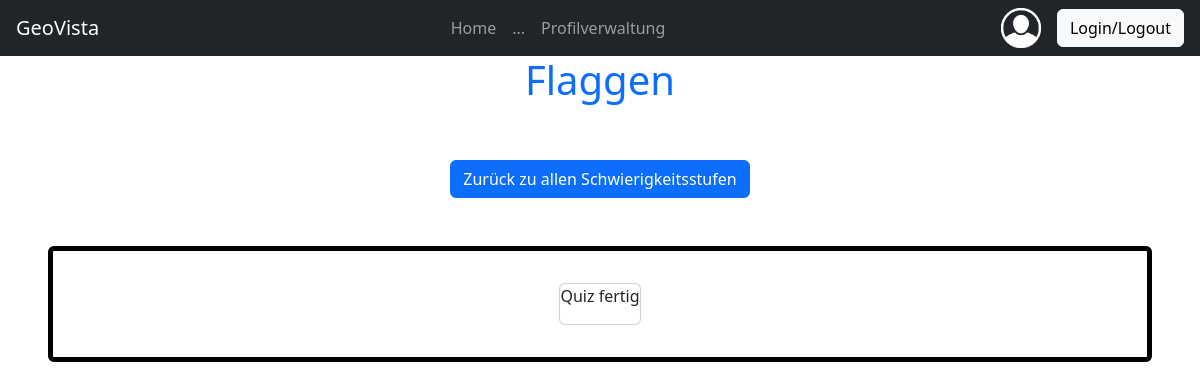
The app's page /level.php?quiz=3, older data.
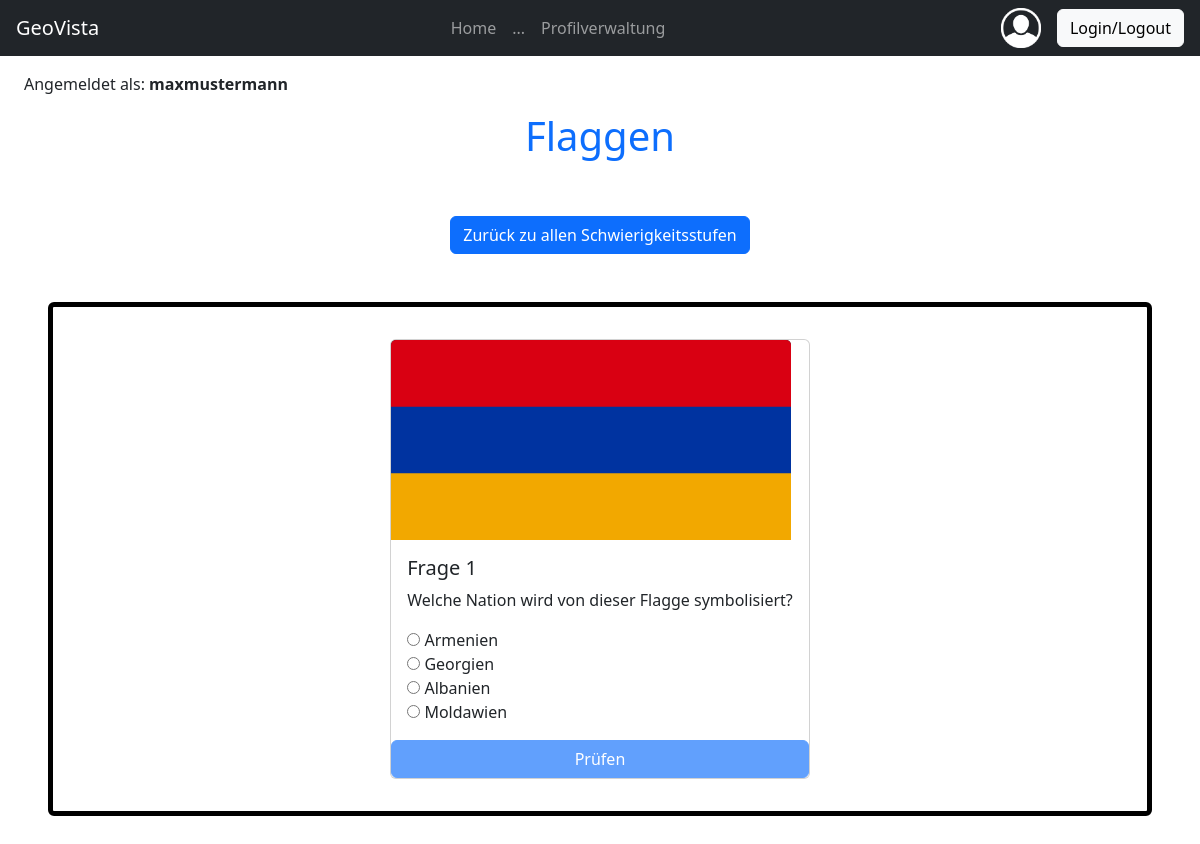
The same page, newer data.
### tables this page shows
CREATE TABLE `quiz` (
  `id_quiz` int(11) NOT NULL,
  `name` varchar(255) NOT NULL,
  `icon` varchar(255) DEFAULT NULL,
  `fk_geovista` int(11) NOT NULL
);

CREATE TABLE `user` (
  `id_user` int(11) NOT NULL,
  `username` varchar(50) NOT NULL,
  `email` varchar(255) NOT NULL,
  `password` varchar(255) NOT NULL,
  `isAdmin` tinyint(1) NOT NULL,
  `fk_geovista` int(11) NOT NULL
);

CREATE TABLE `question` (
  `id_question` int(11) NOT NULL,
  `description` varchar(255) NOT NULL,
  `image` varchar(255) NOT NULL,
  `fk_quiz` int(11) NOT NULL
);

CREATE TABLE `answer` (
  `id_answer` int(11) NOT NULL,
  `description` varchar(255) NOT NULL,
  `isCorrectAnswer` tinyint(1) NOT NULL,
  `fk_question` int(11) NOT NULL
);

### config/db_utils.php (called while the page is built, shortened)
<?php
function getUserDetails($db, $id)
{
    $result = null;
    try {
        $sql = "SELECT * FROM user WHERE id_user = ?";
        $stmt = $db->prepare($sql);
        $stmt->bind_param("i", $id);
        $stmt->execute();
        $result = $stmt->get_result()->fetch_array();
    } catch (Exception $e) {
        echo '<div class="alert alert-danger" role="alert">Error: ' . $e->getMessage() . "</div>\n";
    } finally {
        return $result;
    }
}
function getQuizName($db, $quiz_id)
{
    $result = null;
    try {
        $sql = "SELECT name FROM quiz WHERE id_quiz = ?";
        $stmt = $db->prepare($sql);
        $stmt->bind_param("i", $quiz_id);
        $stmt->execute();
        $result = $stmt->get_result()->fetch_array()["name"];
    } catch (Exception $e) {
        echo '<div class="alert alert-danger" role="alert">Error: ' . $e->getMessage() . "</div>\n";
    } finally {
        return $result;
    }
}
function getQuestions($db, $quiz_id)
{
    $questions = [];
    try {
        $sql = "SELECT id_question, description as q_desc, image FROM question WHERE fk_quiz = ? ORDER BY id_question";
        $stmt = $db->prepare($sql);
        $stmt->bind_param("i", $quiz_id);
        $stmt->execute();
        $result = $stmt->get_result();
        if ($result->num_rows > 0) {
            while ($row = $result->fetch_assoc()) {
                $questions[] = $row;
            }
        }
    } catch (Exception $e) {
        echo '<div class="alert alert-danger" role="alert">Error: ' . $e->getMessage() . "</div>\n";
    } finally {
        return $questions;
    }
}
function getAnswersToQuestion($db, $id_question){
    $answers = [];
    try {
        $sql = "SELECT id_answer, description as a_desc, isCorrectAnswer FROM answer WHERE fk_question = ?";
        $stmt = $db->prepare($sql);
        $stmt->bind_param("i", $id_question);
        $stmt->execute();
        $result = $stmt->get_result();
        if ($result->num_rows > 0) {
            while ($row = $result->fetch_assoc()) {
                $answers[] = $row;
            }
        }
    } catch (Exception $e) {
        echo '<div class="alert alert-danger" role="alert">Error: ' . $e->getMessage() . "</div>\n";
    } finally {
        return $answers;
    }
}
?>

### level.php (the view, shortened to what this page needs)
<?php
require_once('config/dbaccess.php');
require_once('config/db_utils.php');
$db = new mysqli($host, $user, $password, $database);
$allQuestions = getQuestions($db, htmlspecialchars($_GET["quiz"]));
$quizName = getQuizName($db, htmlspecialchars($_GET["quiz"]));
function shuffle_question($allQuestions, $count)
{
    $uniqueQuestions = array_unique($allQuestions, SORT_REGULAR);
    shuffle($uniqueQuestions);
    return array_slice($uniqueQuestions, 0, min($count, count($uniqueQuestions)));
}
$questions = shuffle_question($allQuestions, 5);
$current_question_index = $_SESSION['current_question'];
$finishedQuiz = false;
if ($current_question_index >= count($questions)) {
    $finishedQuiz = true;
} else {
    $current_question = $questions[$current_question_index];
    $answers = getAnswersToQuestion($db, $current_question['id_question']);
}
?>
<!DOCTYPE html>
<html lang="en">
<head>
    <link href="https://cdn.jsdelivr.net/npm/bootstrap@5.3.3/dist/css/bootstrap.min.css" rel="stylesheet"
>
</head>
<body class="d-flex flex-column min-vh-100">
    <?php include "./base/nav.php"; ?>
    <?php include "./base/username.php"; ?>
    <?php include "./base/plugins.php"?>
    <header class="">
        <h1 class="text-center text-primary"><?php echo $quizName ?></h1>
    </header>
    <main class="m-5">
        <div class="text-center">
            <button class="btn btn-primary" onclick="location.href='index.php';">Zurück zu allen
                Schwierigkeitsstufen</button>
        </div>
        <div
            class="border border-5 border-black rounded p-4 mt-5 d-flex flex-column align-items-center justify-content-center">
            <form id="questionForm" action="<?php echo htmlspecialchars($_SERVER["PHP_SELF"]); ?>" method="GET"
                class="card my-2" quizState="<?php echo $finishedQuiz ? 'finished' : 'active'; ?>">
                <?php if(!$finishedQuiz): ?>
                    <?php if($_GET['quiz'] === '4' || $_GET['quiz'] === '1'): ?>
                        <div id="map"></div>
                        <script type="module">
                            import { getLeafletModule, loadCountryData } from './res/scripts/map_display.js';
                            // INITIALIZE MAP
                            const mapContainer = document.getElementById('map');
                            const borderImageUrl = 'https://{s}.basemaps.cartocdn.com/light_nolabels/{z}/{x}/{y}.png';
                            const map = getLeafletModule(mapContainer, borderImageUrl, <?php if ($_GET['quiz'] === '4') { echo false; } else if ($_GET['quiz'] === '1') { echo true; }?>);
                            let test = await loadCountryData(map, "<?php echo $current_question["image"] ?>");
                        </script>
                    <?php else: ?>
                        <img class="card-img-top" style="width: 400px;" src="<?php echo $current_question["image"] ?>" alt="Bild zu Frage <?php echo $current_question_index + 1; ?> Quiz <?php echo $quizName; ?>">
                    <?php endif; ?>
                    <div class="card-body">
                        <h5 class="card-title">Frage <?php echo $current_question_index + 1; ?></h5>
                        <p class="card-text"><?php echo $current_question['q_desc']; ?></p>
                        <section>
                            <?php foreach ($answers as $answer): ?>
                                <input type="radio" id="<?php echo $answer['id_answer']; ?>"
                                    name="question<?php echo $current_question_index; ?>"
                                    value="<?php echo $answer['a_desc']; ?>"
                                    data-correct="<?php echo $answer['isCorrectAnswer'] == 1 ? 'true' : 'false'; ?>" required>
                                <label for="<?php echo $answer['id_answer']; ?>"><?php echo $answer['a_desc']; ?></label><br>
                            <?php endforeach; ?>
                        </section>
                    </div>
                    <button id="checkQuestionButton" type="submit" class="btn btn-primary" value="1">Prüfen</button>
                <?php else: ?>
                    <p>Quiz fertig</p>
                <?php endif; ?>
            </form>
        </div>
    </main>
</body>
</html>

### base/nav.php (shortened to what this page needs)
<nav class="navbar navbar-expand-xl bg-dark navbar-dark px-3">
    <a class="navbar-brand" href="./index.php">GeoVista</a>
    <div class="collapse navbar-collapse" id="collapsibleNavbar">
        <ul class="navbar-nav mx-auto">
            <li class="nav-item">
                <a class="nav-link" href="./index.php">Home</a>
            </li>
            <li class="nav-item">
                <a class="nav-link" href="">...</a>
            </li>
            <li class="nav-item">
                <a class="nav-link" href="">Profilverwaltung</a>
            </li>
        </ul>
        <a class="nav-link" href=""><img src="./res/img/icons/profil.png" class="me-0 me-md-3 mb-3 mb-md-0"
                alt="Profil Icon" style="width: 40px;"></a>
        <div class="nav-item">
            <a class="btn btn-light" href="" role="button">Login/Logout</a>
        </div>
    </div>
</nav>

### base/plugins.php (shortened to what this page needs)
<link rel="stylesheet" href="https://unpkg.com/leaflet@1.9.4/dist/leaflet.css"
integrity="sha256-p4NxAoJBhIIN+hmNHrzRCf9tD/miZyoHS5obTRR9BMY="
crossorigin=""/>

### base/username.php (shortened to what this page needs)
<?php
require_once('config/dbaccess.php');
require_once('config/db_utils.php');
$db = new mysqli($host, $user, $password, $database);
$user = getUserDetails($db, '2');
if ($user) echo "<p class='mt-3 ms-0 ms-xl-4 text-center text-xl-start'>Angemeldet als: <span class='fw-bold'>" . $user["username"] . "</span></p>";
?>

Row changes from the older to the newer data that the page shows:
added user: username "maxmustermann"
added question: image (picture), description "Welche Nation wird von dieser Flagge symbolisiert?"
added answer: isCorrectAnswer "☐ Armenien", description "Armenien"
added answer: isCorrectAnswer "☐ Georgien", description "Georgien"
added answer: isCorrectAnswer "☐ Albanien", description "Albanien"
added answer: isCorrectAnswer "☐ Moldawien", description "Moldawien"
Text that changed along with them:
$current_question_index + 1: (not shown) → "1"
text no longer shown: "Quiz fertig"
text now shown: "Angemeldet als: Frage Prüfen"
